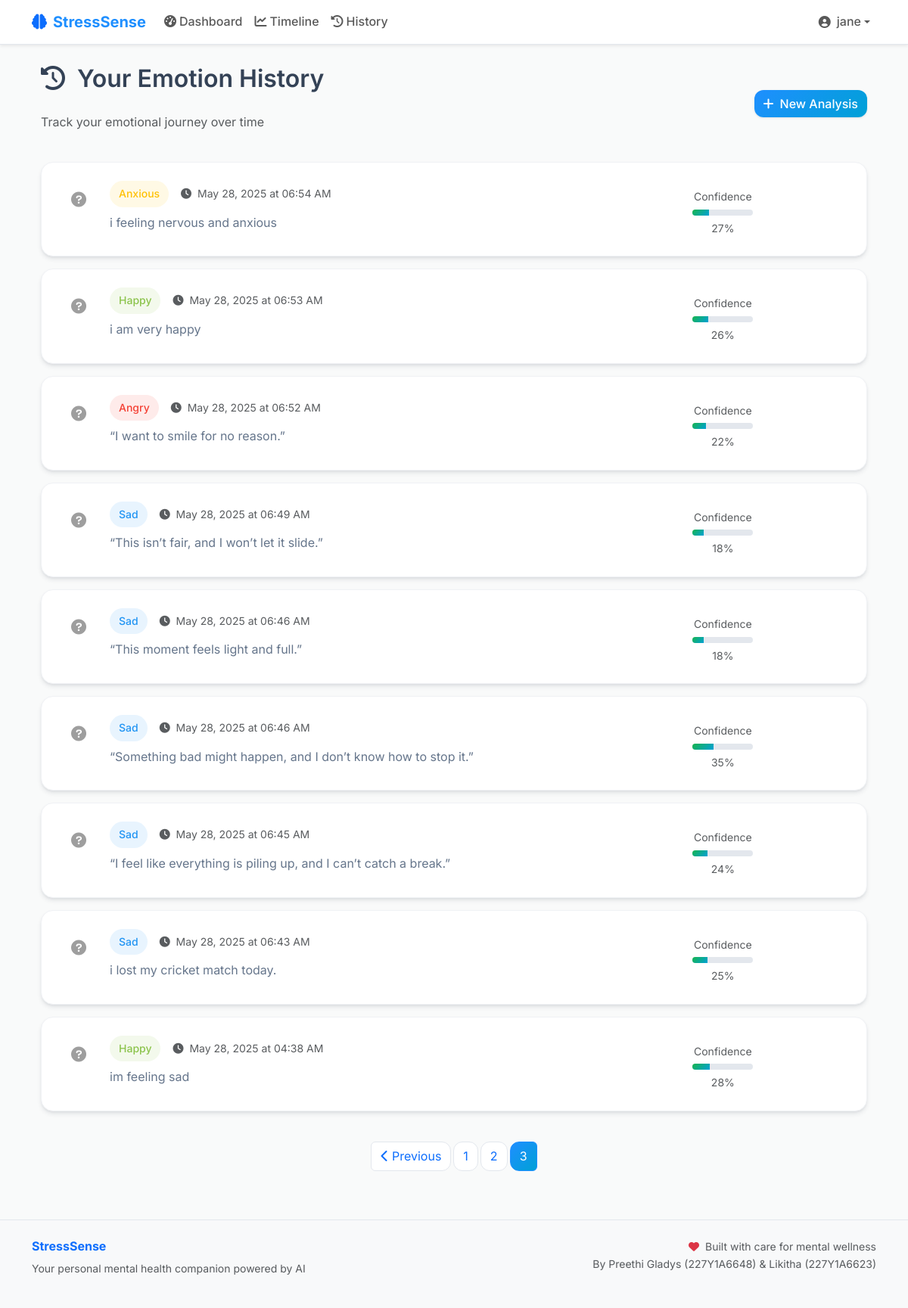
/history?page=3 (signed in), run on the app's committed database.
### models.py (models this page shows, shortened)
class User(UserMixin, db.Model):
    id = db.Column(db.Integer, primary_key=True)
    username = db.Column(db.String(64), unique=True, nullable=False, index=True)
    email = db.Column(db.String(120), unique=True, nullable=False, index=True)
    password_hash = db.Column(db.String(256), nullable=False)
    created_at = db.Column(db.DateTime, default=datetime.utcnow)
    emotion_logs = db.relationship('EmotionLog', backref='user', lazy='dynamic', cascade='all, delete-orphan')

class EmotionLog(db.Model):
    id = db.Column(db.Integer, primary_key=True)
    user_id = db.Column(db.Integer, db.ForeignKey('user.id'), nullable=False)
    text_input = db.Column(db.Text, nullable=False)
    predicted_emotion = db.Column(db.String(50), nullable=False)
    confidence_score = db.Column(db.Float)
    timestamp = db.Column(db.DateTime, default=datetime.utcnow)

### routes.py (the view)
@app.route('/history')
@login_required
def history():
    page = request.args.get('page', 1, type=int)
    logs = EmotionLog.query.filter_by(user_id=current_user.id)\
                          .order_by(EmotionLog.timestamp.desc())\
                          .paginate(page=page, per_page=10, error_out=False)
    return render_template('history.html', logs=logs)

### app.py (called while the page is built)
@login_manager.user_loader
def load_user(user_id):
    from models import User
    return User.query.get(int(user_id))

### templates/history.html (shortened to what this page needs)
{% extends "base.html" %}
{% block content %}
<div class="container">
    <div class="row mb-4">
        <div class="col-12">
            <div class="d-flex justify-content-between align-items-center">
                <div>
                    <h2 class="section-title">
                        <i class="fas fa-history me-2"></i>
                        Your Emotion History
                    </h2>
                    <p class="text-muted">Track your emotional journey over time</p>
                </div>
                <a href="{{ url_for('dashboard') }}" class="btn btn-primary">
                    <i class="fas fa-plus me-2"></i>New Analysis
                </a>
            </div>
        </div>
    </div>
    {% if logs.items %}
    <div class="row">
        <div class="col-12">
            {% for log in logs.items %}
            <div class="history-card mb-3">
                <div class="row">
                    <div class="col-md-8">
                        <div class="d-flex align-items-start">
                            <div class="emotion-indicator me-3">
                                {% if log.predicted_emotion == 'joy' %}
    <i class="fas fa-smile-beam" style="color: #FFD700;"></i>
{% elif log.predicted_emotion == 'sadness' %}
    <i class="fas fa-sad-tear" style="color: #2196F3;"></i>
{% elif log.predicted_emotion == 'anger' %}
    <i class="fas fa-angry" style="color: #F44336;"></i>
{% elif log.predicted_emotion == 'fear' %}
    <i class="fas fa-exclamation-triangle" style="color: #8A2BE2;"></i>
{% elif log.predicted_emotion == 'love' %}
    <i class="fas fa-heart" style="color: #FF69B4;"></i>
{% elif log.predicted_emotion == 'surprise' %}
    <i class="fas fa-surprise" style="color: #00FA9A;"></i>
{% elif log.predicted_emotion == 'neutral' %}
    <i class="fas fa-meh" style="color: #607D8B;"></i>
{% elif log.predicted_emotion == 'disgust' %}
    <i class="fas fa-flushed" style="color: #4CAF50;"></i>
{% else %}
    <i class="fas fa-question-circle" style="color: #9E9E9E;"></i>
{% endif %}
                            </div>
                            <div class="flex-grow-1">
                                <div class="d-flex align-items-center mb-2">
                                    <span class="emotion-badge emotion-{{ log.predicted_emotion }}">
                                        {{ log.predicted_emotion.title() }}
                                    </span>
                                    <small class="text-muted ms-3">
                                        <i class="fas fa-clock me-1"></i>
                                        {{ log.timestamp.strftime('%B %d, %Y at %I:%M %p') }}
                                    </small>
                                </div>
                                <p class="history-text mb-0">{{ log.text_input }}</p>
                            </div>
                        </div>
                    </div>
                    <div class="col-md-4 text-md-end">
                        {% if log.confidence_score %}
                        <div class="confidence-display">
                            <small class="text-muted">Confidence</small>
                            <div class="confidence-bar">
                                <div class="confidence-fill" style="width: {{ (log.confidence_score * 100)|round }}%"></div>
                            </div>
                            <small class="text-muted">{{ "%.0f"|format(log.confidence_score * 100) }}%</small>
                        </div>
                        {% endif %}
                    </div>
                </div>
            </div>
            {% endfor %}
        </div>
    </div>
    {% if logs.pages > 1 %}
    <div class="row mt-4">
        <div class="col-12">
            <nav aria-label="History pagination">
                <ul class="pagination justify-content-center">
                    {% if logs.has_prev %}
                    <li class="page-item">
                        <a class="page-link" href="{{ url_for('history', page=logs.prev_num) }}">
                            <i class="fas fa-chevron-left"></i> Previous
                        </a>
                    </li>
                    {% endif %}
                    {% for page_num in logs.iter_pages() %}
                        {% if page_num %}
                            {% if page_num != logs.page %}
                            <li class="page-item">
                                <a class="page-link" href="{{ url_for('history', page=page_num) }}">{{ page_num }}</a>
                            </li>
                            {% else %}
                            <li class="page-item active">
                                <span class="page-link">{{ page_num }}</span>
                            </li>
                            {% endif %}
                        {% else %}
                        <li class="page-item disabled">
                            <span class="page-link">...</span>
                        </li>
                        {% endif %}
                    {% endfor %}
                </ul>
            </nav>
        </div>
    </div>
    {% endif %}
    {% endif %}
</div>
{% endblock %}

### templates/base.html (shortened to what this page needs)
<!DOCTYPE html>
<html lang="en">
<head>
    <link href="https://cdn.jsdelivr.net/npm/bootstrap@5.3.0/dist/css/bootstrap.min.css" rel="stylesheet">
    <link rel="stylesheet" href="https://cdnjs.cloudflare.com/ajax/libs/font-awesome/6.0.0/css/all.min.css">
    <link rel="stylesheet" href="{{ url_for('static', filename='css/style.css') }}">
</head>
<body>
    <nav class="navbar navbar-expand-lg navbar-light bg-white shadow-sm">
        <div class="container">
            <a class="navbar-brand d-flex align-items-center" href="{{ url_for('dashboard') if current_user.is_authenticated else url_for('login') }}">
                <i class="fas fa-brain text-primary me-2"></i>
                <span class="fw-bold">StressSense</span>
            </a>
            {% if current_user.is_authenticated %}
            <div class="collapse navbar-collapse" id="navbarNav">
                <ul class="navbar-nav me-auto">
                    <li class="nav-item">
                        <a class="nav-link" href="{{ url_for('dashboard') }}">
                            <i class="fas fa-tachometer-alt me-1"></i>Dashboard
                        </a>
                    </li>
                    <li class="nav-item">
                        <a class="nav-link" href="{{ url_for('timeline') }}">
                            <i class="fas fa-chart-line me-1"></i>Timeline
                        </a>
                    </li>
                    <li class="nav-item">
                        <a class="nav-link" href="{{ url_for('history') }}">
                            <i class="fas fa-history me-1"></i>History
                        </a>
                    </li>
                </ul>
                <ul class="navbar-nav">
                    <li class="nav-item dropdown">
                        <a class="nav-link dropdown-toggle d-flex align-items-center" href="#" id="navbarDropdown" role="button" data-bs-toggle="dropdown">
                            <i class="fas fa-user-circle me-2"></i>
                            {{ current_user.username }}
                        </a>
                    </li>
                </ul>
            </div>
            {% endif %}
        </div>
    </nav>
    <main class="{% block main_class %}container my-4{% endblock %}">
        {% block content %}{% endblock %}
    </main>
    <footer class="bg-light py-4 mt-5">
        <div class="container">
            <div class="row">
                <div class="col-md-6">
                    <h6 class="fw-bold text-primary">StressSense</h6>
                    <p class="text-muted small">Your personal mental health companion powered by AI</p>
                </div>
                <div class="col-md-6 text-md-end">
                    <p class="text-muted small mb-0">
                        <i class="fas fa-heart text-danger me-1"></i>
                        Built with care for mental wellness<br>
                        By Preethi Gladys (227Y1A6648) & Likitha (227Y1A6623)
                    </p>
                </div>
            </div>
        </div>
    </footer>
</body>
</html>

### static/css/style.css (style rules this page uses)
:root { --primary: 210 100% 56%; --secondary: 250 8% 48%; --success: 140 77% 40%; --danger: 4 90% 58%; --warning: 45 100% 51%; --info: 195 100% 42%; --light: 210 17% 98%; --dark: 215 28% 17%; --background: 210 11% 98%; --surface: 0 0% 100%; --text-primary: 215 25% 27%; --text-secondary: 215 16% 47%; --border: 215 20% 91%; --border-light: 210 20% 95%; --emotion-happy: 88 50% 53%; --emotion-sad: 207 90% 54%; --emotion-angry: 4 90% 58%; --emotion-anxious: 45 100% 51%; --emotion-stressed: 280 89% 48%; --emotion-neutral: 200 18% 46%; --font-primary: 'Inter', -apple-system, BlinkMacSystemFont, 'Segoe UI', Roboto, sans-serif; --font-weight-normal: 400; --font-weight-medium: 500; --font-weight-semibold: 600; --font-weight-bold: 700; --border-radius: 12px; --border-radius-lg: 16px; --border-radius-xl: 20px; --shadow-sm: 0 1px 3px 0 hsl(215 28% 17% / 0.1), 0 1px 2px -1px hsl(215 28% 17% / 0.1); --shadow: 0 4px 6px -1px hsl(215 28% 17% / 0.1), 0 2px 4px -2px hsl(215 28% 17% / 0.1); --shadow-lg: 0 10px 15px -3px hsl(215 28% 17% / 0.1), 0 4px 6px -4px hsl(215 28% 17% / 0.1); --shadow-xl: 0 20px 25px -5px hsl(215 28% 17% / 0.1), 0 8px 10px -6px hsl(215 28% 17% / 0.1); }
* { box-sizing: border-box; }
body { font-family: var(--font-primary); background-color: hsl(var(--background)); color: hsl(var(--text-primary)); line-height: 1.6; overflow-x: hidden; }
h1, h2, h3, h4, h5, h6 { font-weight: var(--font-weight-semibold); line-height: 1.3; margin-bottom: 0.5rem; }
.section-title { font-weight: var(--font-weight-semibold); color: hsl(var(--text-primary)); margin-bottom: 1.5rem; }
.navbar { backdrop-filter: blur(10px); background-color: hsl(var(--surface) / 0.95) !important; border-bottom: 1px solid hsl(var(--border)); }
.navbar-brand { font-weight: var(--font-weight-bold); font-size: 1.25rem; color: hsl(var(--primary)) !important; }
.navbar-nav .nav-link { font-weight: var(--font-weight-medium); transition: color 0.2s ease; }
.btn { border-radius: var(--border-radius); font-weight: var(--font-weight-medium); transition: all 0.2s ease; border: none; }
.btn-primary { background: linear-gradient(135deg, hsl(var(--primary)), hsl(var(--info))); color: white; box-shadow: var(--shadow-sm); }
.emotion-badge { display: inline-block; padding: 0.375rem 0.75rem; border-radius: 20px; font-size: 0.875rem; font-weight: var(--font-weight-medium); text-transform: capitalize; }
.emotion-happy { background: hsl(var(--emotion-happy) / 0.1); color: hsl(var(--emotion-happy)); }
.emotion-sad { background: hsl(var(--emotion-sad) / 0.1); color: hsl(var(--emotion-sad)); }
.emotion-angry { background: hsl(var(--emotion-angry) / 0.1); color: hsl(var(--emotion-angry)); }
.emotion-anxious { background: hsl(var(--emotion-anxious) / 0.1); color: hsl(var(--emotion-anxious)); }
.confidence-display { margin-top: 0.5rem; }
footer { background: hsl(var(--light)) !important; border-top: 1px solid hsl(var(--border)); margin-top: auto; }
* { transition: color 0.2s ease, background-color 0.2s ease, border-color 0.2s ease, transform 0.2s ease; }

### templates/history.html (style rules this page uses)
.history-card { background: hsl(var(--surface)); border-radius: var(--border-radius-lg); padding: 1.5rem; box-shadow: var(--shadow); border: 1px solid hsl(var(--border-light)); transition: transform 0.2s ease, box-shadow 0.2s ease; }
.emotion-indicator { width: 50px; height: 50px; border-radius: 50%; display: flex; align-items: center; justify-content: center; font-size: 1.25rem; flex-shrink: 0; }
.history-text { color: hsl(var(--text-secondary)); line-height: 1.5; }
.confidence-display { text-align: center; }
.confidence-bar { width: 80px; height: 8px; background: hsl(var(--border)); border-radius: 4px; margin: 0.25rem auto; overflow: hidden; }
.confidence-fill { height: 100%; background: linear-gradient(135deg, hsl(var(--success)), hsl(var(--info))); transition: width 0.3s ease; }
.page-link { border-radius: var(--border-radius); margin: 0 0.25rem; border: 1px solid hsl(var(--border)); }
.page-item.active .page-link { background: linear-gradient(135deg, hsl(var(--primary)), hsl(var(--info))); border-color: hsl(var(--primary)); }

### data on the page
User: username "jane"
EmotionLog: predicted_emotion "Anxious", timestamp "May 28, 2025 at 06:54 AM", text_input "i feeling nervous and anxious", log.confidence_score*100 "27"
EmotionLog: predicted_emotion "Happy", timestamp "May 28, 2025 at 06:53 AM", text_input "i am very happy", log.confidence_score*100 "26"
EmotionLog: predicted_emotion "Angry", timestamp "May 28, 2025 at 06:52 AM", text_input "“I want to smile for no reason.”", log.confidence_score*100 "22"
EmotionLog: predicted_emotion "Sad", timestamp "May 28, 2025 at 06:49 AM", text_input "“This isn’t fair, and I won’t let it slide.”", log.confidence_score*100 "18"
EmotionLog: predicted_emotion "Sad", timestamp "May 28, 2025 at 06:46 AM", text_input "“This moment feels light and full.”", log.confidence_score*100 "18"
EmotionLog: predicted_emotion "Sad", timestamp "May 28, 2025 at 06:46 AM", text_input "“Something bad might happen, and I don’t know how to stop it.”", log.confidence_score*100 "35"
EmotionLog: predicted_emotion "Sad", timestamp "May 28, 2025 at 06:45 AM", text_input "“I feel like everything is piling up, and I can’t catch a break.”", log.confidence_score*100 "24"
EmotionLog: predicted_emotion "Sad", timestamp "May 28, 2025 at 06:43 AM", text_input "i lost my cricket match today.", log.confidence_score*100 "25"
EmotionLog: predicted_emotion "Happy", timestamp "May 28, 2025 at 04:38 AM", text_input "im feeling sad", log.confidence_score*100 "28"

### other printed values
{{ page_num }} "1" "2"
{{ page_num }} "3"
